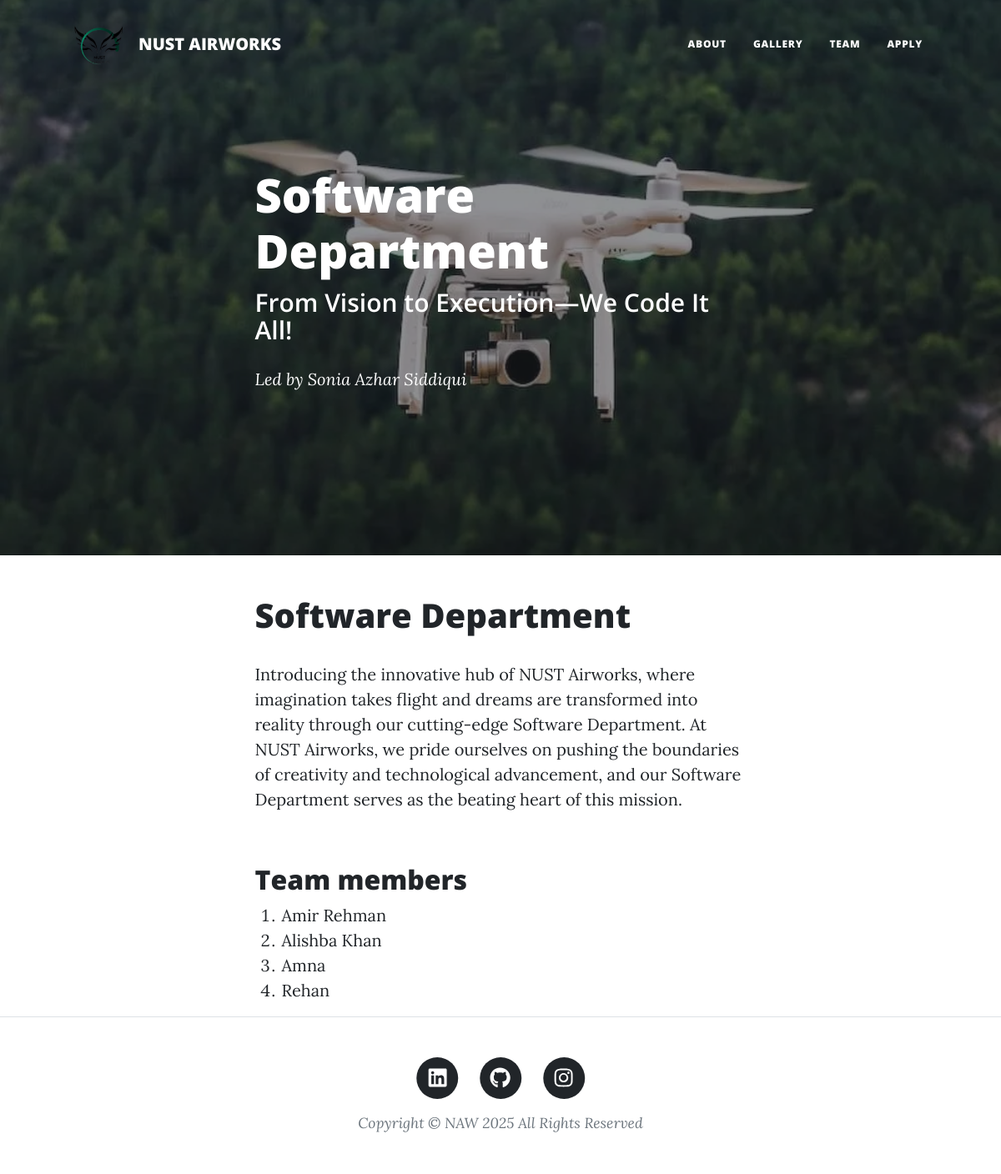
The page /post/5 on the database its author committed.
### main.py (models this page shows)
class BlogPost(db.Model):
    id: Mapped[int] = mapped_column(Integer, primary_key=True)
    title: Mapped[str] = mapped_column(String(250), unique=True, nullable=False)
    subtitle: Mapped[str] = mapped_column(String(250), nullable=False)
    date: Mapped[str] = mapped_column(String(250), nullable=False)
    body: Mapped[str] = mapped_column(Text, nullable=False)
    author: Mapped[str] = mapped_column(String(250), nullable=False)
    img_url: Mapped[str] = mapped_column(String(250), nullable=False)

### main.py (the view)
@app.route("/post/<int:post_id>")
def show_post(post_id):
    requested_post = db.get_or_404(BlogPost, post_id)
    return render_template("post.html", post=requested_post)

### templates/post.html (shortened to what this page needs)
{% include "header.html" %}
<head>
    <link rel="stylesheet" href="css/styles.css">
</head>
<header class="masthead" style="background-image: url('{{ url_for('static', filename='assets/img/' + post.img_url) }}');">
  <div class="container position-relative px-4 px-lg-5">
    <div class="row gx-4 gx-lg-5 justify-content-center">
      <div class="col-md-10 col-lg-8 col-xl-7">
        <div class="post-heading">
          <h1>{{ post.title }}</h1>
          <h2 class="subheading">{{ post.subtitle }}</h2>
          <span class="meta">
             <a href="#">{{ post.author }}</a>
          </span>
        </div>
      </div>
    </div>
  </div>
</header>
<article>
  <div class="container px-4 px-lg-5">
    <div class="row gx-4 gx-lg-5 justify-content-center">
      <div class="col-md-10 col-lg-8 col-xl-7">
        {{ post.body|safe }}
      </div>
    </div>
  </div>
</article>
{% include "footer.html" %}

### static/css/gallery.css (style rules this page uses)
body { font-family: Arial, sans-serif; margin: 0; padding: 0; }

### rows shown on the page
BlogPost: img_url (picture), title "Software Department", subtitle "From Vision to Execution—We Code It All!", author "Led by Sonia Azhar Siddiqui", body "Software Department Introducing the innovative hub of NUST Airworks, where imagination takes flight and dreams are transformed into reality through our cutting-edge Software Department. At NUST Airworks, we pride ourselves on pushing the boundaries of creativity and technological advancement, and our Software Department serves as the beating heart of this mission. Team members Amir Rehman Alishba Khan Amna Rehan"
